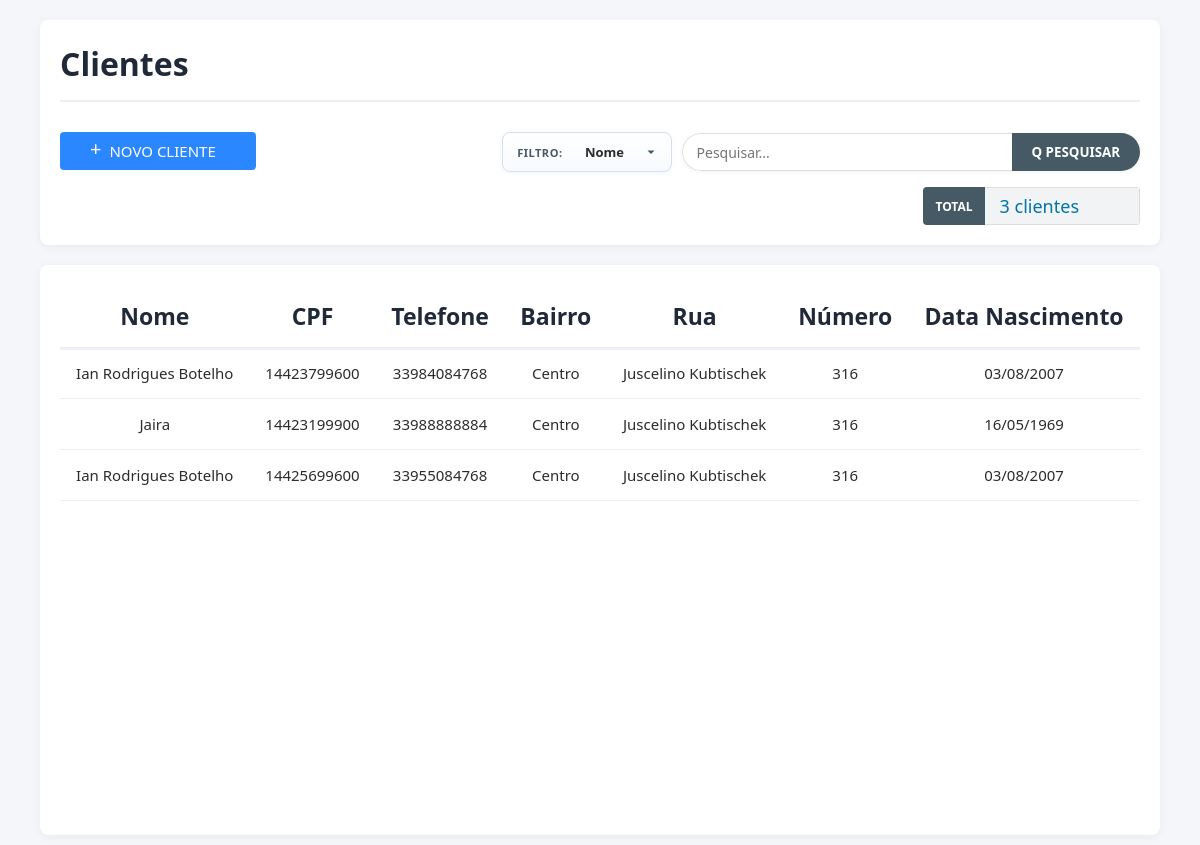
The page /clientes/ on the database as committed earlier.
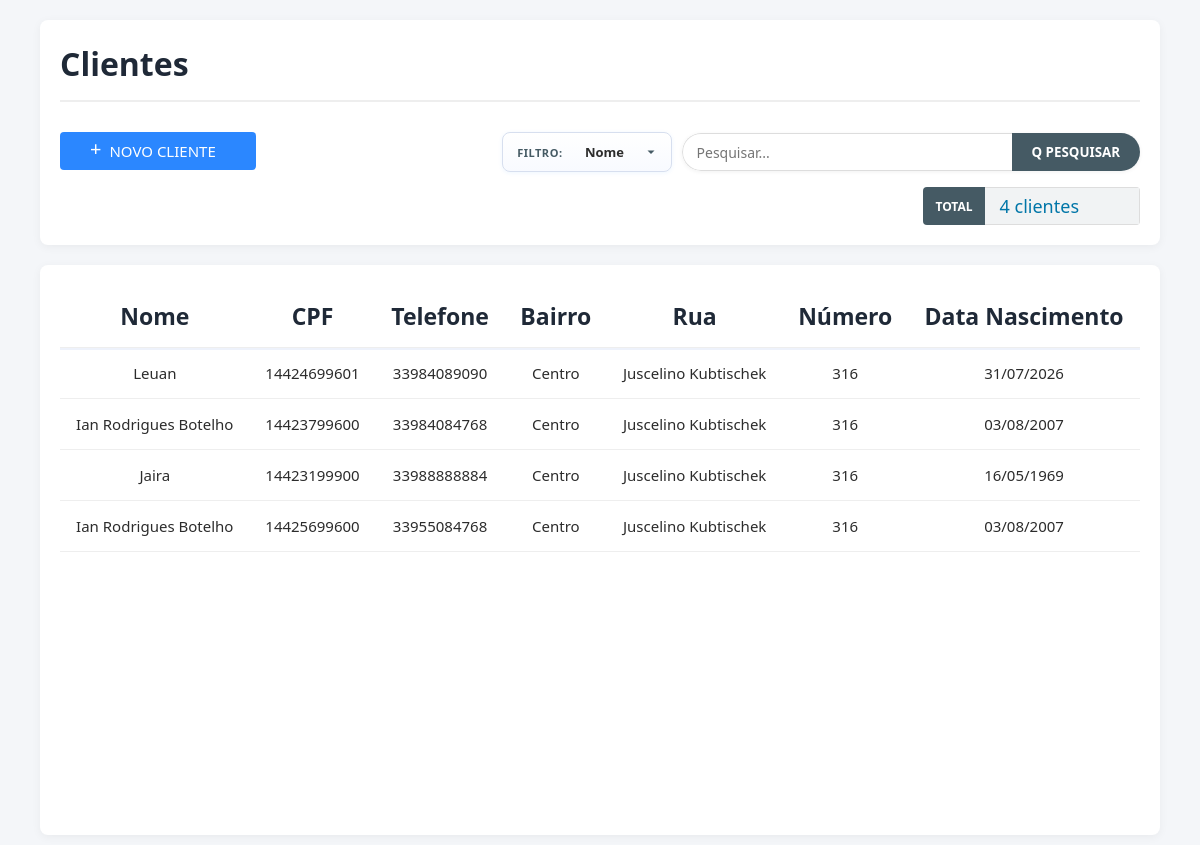
The same page on the database as committed later.
### front_end/models.py (models this page shows, shortened)
class Client(models.Model):
    nome = models.CharField(max_length=40)
    cpf = models.CharField("CPF", max_length=11, unique=True)
    telefone = models.CharField(max_length=11, unique=True)
    rua = models.CharField(max_length=30)
    bairro = models.CharField(max_length=20)
    dt_nascimento = models.DateField(null=True, blank=True)
    numero = models.PositiveIntegerField("Número")
    dt_criacao = models.DateTimeField(auto_now=True)

### front_end/views.py (the view)
# urls.py: path('clientes/', views.Cliente, name='clientes'),
def Cliente(request):
    termo_busca = request.GET.get("q", "").strip()
    filtro_campo = request.GET.get("campo", CAMPO_PADRAO_CLIENTE).strip() or CAMPO_PADRAO_CLIENTE
    mostrar_form = request.GET.get("view") == "form"
    form = ClientForm()
    if request.method == "POST":
        form = ClientForm(request.POST)
        if form.is_valid():
            form.save()
            return redirect("front_end:clientes")
        mostrar_form = True
    clientes = Client.objects.all().order_by("-dt_criacao")
    clientes = filtrar_clientes(clientes, filtro_campo, termo_busca)
    contexto = {
        "clientes": clientes,
        "busca": termo_busca,
        "filtro_campo": filtro_campo,
        "mostrar_form": mostrar_form,
        "form": form,
        "total_clientes": clientes.count(),
    }
    return render(request, "pag_clientes.html", contexto)

### front_end/forms.py (shortened to what this page needs)
class ClientForm(forms.ModelForm):
    cpf = forms.CharField(max_length=14)
    telefone = forms.CharField(max_length=16)
    class Meta:
        model = Client
        fields = ['nome', 'cpf', 'telefone', 'rua', 'bairro', 'dt_nascimento', 'numero']

### front_end/search_filters.py (called while the page is built, shortened)
def filtrar_clientes(queryset, campo: str, termo: str):
    termo = (termo or "").strip()
    if not termo:
        return queryset

### Templates/pag_clientes.html (shortened to what this page needs)
<!DOCTYPE html>
<html lang="en">
<head>
</head>
<body>
    <div class="header-container">
        <h1>Clientes</h1>
        <div class="barra_ferramentas">
            <button class="btn-add" type="button" id="btn-novo-cliente" onclick="Adicionar_client()">
                <span>+</span>NOVO CLIENTE
            </button>
            <form class="barra-busca-filtros div-search" method="get" action="{% url 'front_end:clientes' %}">
                <div class="filtro-grupo">
                    <span class="filtro-label">Filtro:</span>
                    <select name="campo" id="search-campo" class="filtro-campo" aria-label="Filtrar por">
                        <option value="nome" {% if filtro_campo == "nome" %}selected{% endif %}>Nome</option>
                    </select>
                </div>
                <div class="busca-grupo">
                    <input id="search-input" name="q" type="search" class="campo-busca" placeholder="Pesquisar..." value="{{ busca }}" autocomplete="off">
                    <button class="btn-busca-filtro" type="submit">Q PESQUISAR</button>
                </div>
            </form>
            <div class="div-total">
                <span class="total-text">TOTAL</span>
                <span id="total-clientes" class="total-clients">{{ total_clientes }} cliente(s)</span>
            </div>
        </div>
    </div>
    <div class="clients-container">
        <div id="list-view" class="{% if mostrar_form %}view-hidden{% endif %}">
            <div class="table-wrapper">
                <table>
                    <thead>
                        <tr>
                            <th>Nome</th>
                            <th>CPF</th>
                            <th>Telefone</th>
                            <th>Bairro</th>
                            <th>Rua</th>
                            <th>Número</th>
                            <th>Data Nascimento</th>
                        </tr>
                    </thead>
                    <tbody id="clientes-tbody">
                        {% for cliente in clientes %}
                        <tr
                            class="cliente-row"
                            data-cliente-id="{{ cliente.id }}"
                            data-search="{{ cliente.nome }} {{ cliente.cpf }} {{ cliente.telefone }} {{ cliente.bairro }} {{ cliente.rua }} {{ cliente.numero }}"
                            data-nome="{{ cliente.nome }}"
                            data-cpf="{{ cliente.cpf }}"
                            data-telefone="{{ cliente.telefone }}"
                            data-bairro="{{ cliente.bairro }}"
                            data-rua="{{ cliente.rua }}"
                            data-numero="{{ cliente.numero }}"
                            onclick="abrirNotasCliente({{ cliente.id }})"
                        >
                            <td>{{ cliente.nome }}</td>
                            <td>{{ cliente.cpf }}</td>
                            <td>{{ cliente.telefone }}</td>
                            <td>{{ cliente.bairro }}</td>
                            <td>{{ cliente.rua }}</td>
                            <td>{{ cliente.numero }}</td>
                            <td>{% if cliente.dt_nascimento %}{{ cliente.dt_nascimento|date:"d/m/Y" }}{% else %}-{% endif %}</td>
                        </tr>
                        {% endfor %}
                    </tbody>
                </table>
            </div>
        </div>
    </div>
 </body>
</html>

Rows that differ between the two databases and show on the page:
added Client: nome "Leuan", cpf "14424699601", telefone "33984089090", bairro "Centro", rua "Juscelino Kubtischek", numero "316", dt_nascimento "31/07/2026"
Other text that changed with them:
text written by a page script: "3 clientes" → "4 clientes"
